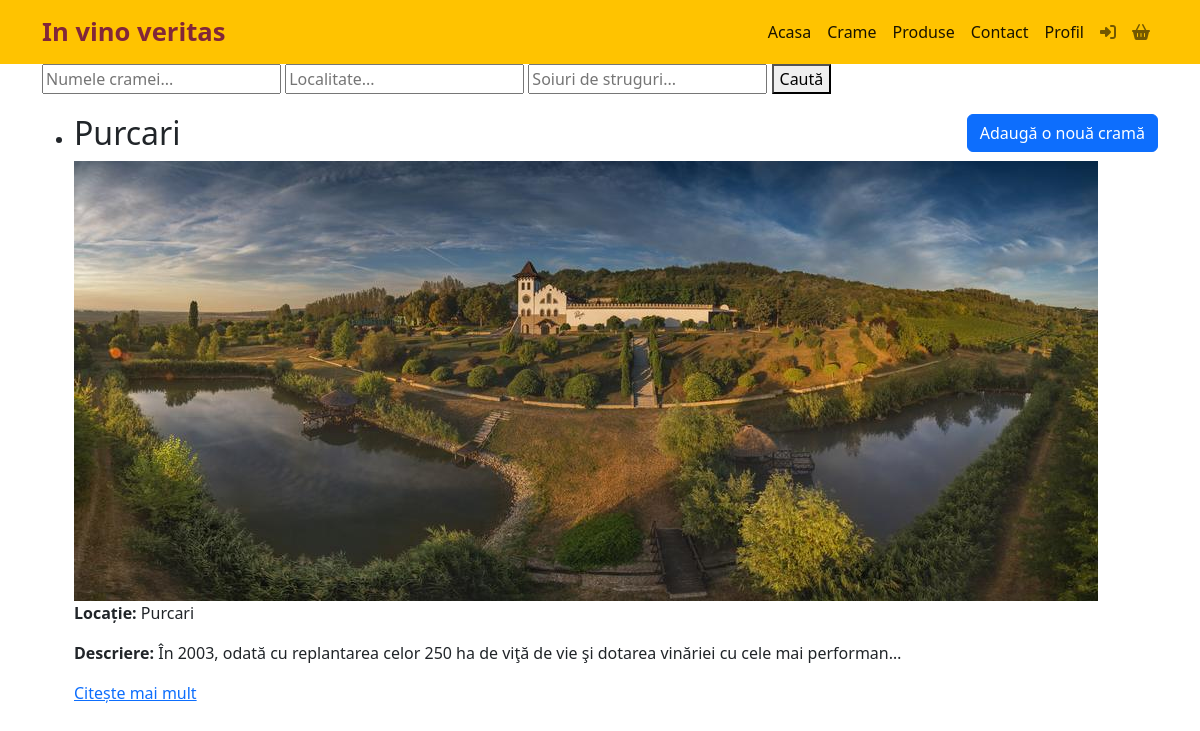
Screenshot of /wineries/ with the database file from the repository.
### wineries/models/winery.py (models this page shows, shortened)
class Winery(models.Model):
    name = models.CharField(max_length=100)
    image = models.ImageField(upload_to='winery_images/', null=True, blank=True)
    REGION_CHOICES = [
        ('Regiunea viticolă a dealurilor Moldovei', 'Regiunea viticolă a dealurilor Moldovei'),
        ('Regiunea viticolă a podișului Transilvaniei', 'Regiunea viticolă a podișului Transilvaniei'),
        ('Regiunea viticolă a dealurilor Munteniei și Olteniei', 'Regiunea viticolă a dealurilor Munteniei și Olteniei'),
        ('Regiunea viticolă a dealurilor Banatului', 'Regiunea viticolă a dealurilor Banatului'),
        ('Regiunea viticolă a Crișanei și Maramureșului', 'Regiunea viticolă a Crișanei și Maramureșului'),
        ('Regiunea viticolă a teraselor Dunării', 'Regiunea viticolă a teraselor Dunării'),
        ('Nisipurile și alte terenuri favorabile din sudul țării', 'Nisipurile și alte terenuri favorabile din sudul țării'),
    ]
    region = models.CharField(max_length=100, choices=REGION_CHOICES, null=True, blank=True)
    location = models.CharField(max_length=100)
    description = models.TextField()
    grape_varieties = models.CharField(max_length=200)
    administrator_name = models.CharField(max_length=100)
    phone_number = models.CharField(max_length=20, blank=True, null=True)
    email = models.CharField(max_length=100, blank=True, null=True)
    approved = models.BooleanField(default=False)
    owner = models.ForeignKey(User, on_delete=models.CASCADE, blank=True, null=True)

### wineries/views.py (the view)
# urls.py: path('wineries/', views.winery_list, name='winery_list'),
def winery_list(request):
    wineries = Winery.objects.filter(approved=True)
    return render(request, 'winery_list.html', {'wineries': wineries})

### wineries/templates/winery_list.html (shortened to what this page needs)
{% extends "App_marketplace/base.html" %}
{% load static %}
{% block content %}
<form method="GET" action="{% url 'winery_list' %}" class="search-form">
    <input type="text" name="name" placeholder="Numele cramei...">
    <input type="text" name="location" placeholder="Localitate...">
    <input type="text" name="grape_varieties" placeholder="Soiuri de struguri...">
    <button type="submit">Caută</button>
</form>
<a href="{% url 'add_winery' %}" class="btn btn-primary" style="float: right;">Adaugă o nouă cramă</a>
<ul>
        {% for winery in wineries %}
    <li>
        <h2>{{ winery.name }}</h2>
        {% if winery.image %}
        <img src="{{ winery.image.url }}" alt="{{ winery.name }}">
        {% endif %}
        <p><strong>Locație:</strong> {{ winery.location }}</p>
        <p><strong>Descriere:</strong> {{ winery.description|truncatechars:100 }}</p>
        <a href="{% url 'winery_detail' winery.id %}">Citește mai mult</a>
    </li>
    {% endfor %}
</ul>
{% endblock %}

### wineries/static/styles.css (style rules this page uses)
.search-form { margin-bottom: 20px; }

### rows the page displays
Winery: name "Purcari", image (picture), location "Purcari", description "În 2003, odată cu replantarea celor 250 ha de viţă de vie şi dotarea vinăriei cu cele mai performan…"
